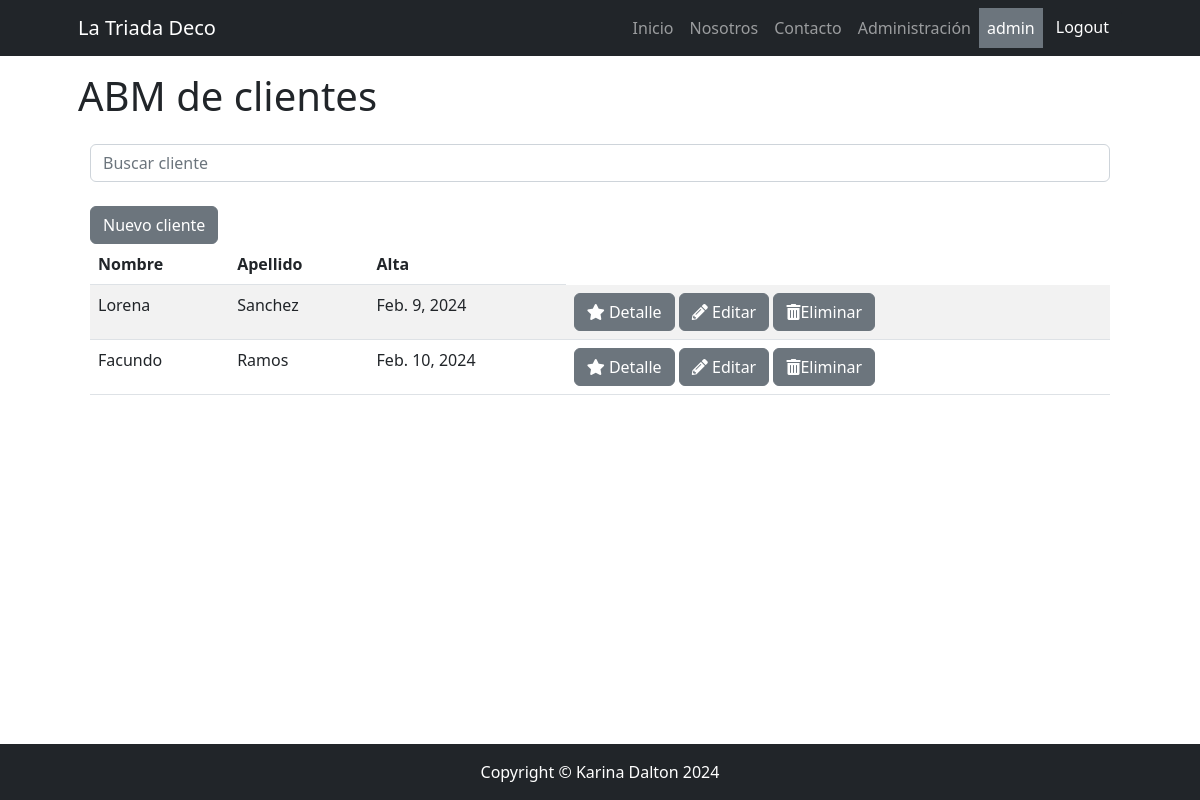
Page /cliente/cliente/list/ (signed in) on the committed database.
### apps/cliente/models.py (models this page shows, shortened)
class Client(models.Model):
    nombre = models.CharField(max_length=100)
    apellido = models.CharField(max_length=100)
    fecha_nacimiento = models.DateField()
    email = models.EmailField()
    fecha_alta = models.DateField()
    class Meta:
        verbose_name = "cliente"
        verbose_name_plural = "clientes"

### apps/cliente/views.py (the view)
# urls.py: path("cliente/list/", ClientList.as_view(), name="cliente_list"),
class ClientList(ListView):
    model = Client
    template_name = 'cliente/cliente_list.html'
    def get_queryset(self):
        if self.request.GET.get("consulta"):
            consulta = self.request.GET.get("consulta")
            object_list = Client.objects.filter(nombre__icontains=consulta)
        else:
            object_list = Client.objects.all()
        return object_list

### apps/cliente/templates/cliente/cliente_list.html
{% extends 'core/base.html' %}
{% block content_title %}
ABM de clientes
{% endblock content_title %}
{% block content %}
<div class="container">
    <div class="mb-4">
        <form method="get">
            <input type="text" class="form-control" name="consulta" placeholder="Buscar cliente">
        </form>
    </div>
    <table class="table table-striped">
        <thead>
            <tr>
                <th>Nombre</th>
                <th>Apellido</th>
                <th>Alta</th>
            </tr>
        </thead>
        <tbody>
            <a href="{% url 'cliente:cliente_form' %}" class="btn btn-secondary">Nuevo cliente</a>
            {% for comprador in object_list %}
            <tr>
                <td>{{ comprador.nombre }}</td>
                <td>{{ comprador.apellido }}</td>
                <td>{{ comprador.fecha_alta }}</td>
                <td>
                    <a href="{% url 'cliente:cliente_detail' comprador.id %}" class="btn btn-secondary">
                        <i class="fas fa-star"></i> Detalle</a>
                    <a href=" {% url 'cliente:cliente_update' comprador.id %}" class="btn btn-secondary"><i
                            class="fas fa-pencil-alt"></i> Editar</a>
                    <a href="{% url 'cliente:cliente_confirm_delete' comprador.id %}" class="btn btn-secondary "><i
                            class="fas fa-trash-alt"></i>Eliminar</a>
                </td>
            </tr>
            {% empty %}
            <tr>
                <td class="text-center">La búsqueda no ha arrojado valor.</td>
            </tr>
            {% endfor %}
        </tbody>
    </table>
</div>
{% endblock content %}

### apps/core/templates/core/navbar.html (shortened to what this page needs)
<nav class="navbar navbar-expand-lg navbar-dark bg-dark">
    <div class="container px-5">
        <a href="{% url 'core:index' %}" class="navbar-brand" type="button">La Triada Deco</a>
        <div class="collapse navbar-collapse" id="navbarSupportedContent">
            <ul class="navbar-nav ms-auto mb-2 mb-lg-0">
                <li class="nav-item"><a class="nav-link {% if '/catalogo/' in request.path %} active {% endif %}"
                        href="{% url 'catalogo:index' %}">Inicio</a></li>
                <li class="nav-item"><a class="nav-link {% if '/about/' in request.path %} active {% endif %}"
                        href="{% url 'core:about' %}">Nosotros</a></li>
                <li class="nav-item"><a class="nav-link {% if '/contact/form/' in request.path %} active {% endif %}"
                        href="{% url 'core:contact_form' %}">Contacto</a></li>
                {% if user.is_authenticated %}
                <li class="nav-item"><a class="nav-link {% if '/admin/' in request.path %} active {% endif %}"
                        href="{% url 'admin:index' %}">Administración</a></li>
                <li class="nav-item nav-link text-bg-secondary">{{ user.username }}</li>
                <li class="nav-item">
                    <form action="{% url 'core:logout' %}" method="post">
                        <button type="submit" class="btn btn-dark">Logout</button>
                    </form>
                </li>
                {% else %}
                <li class="nav-item"><a class="nav-link {% if '/register/' in request.path %} active {% endif %}"
                        href="{% url 'core:register' %}">Registrarse</a></li>
                <li class="nav-item"><a class="nav-link {% if '/login/' in request.path %} active {% endif %}"
                        href="{% url 'core:login' %}">Login</a></li>
                {% endif %}
            </ul>
        </div>
    </div>
</nav>

### rows in the picture
Client: nombre "Lorena", apellido "Sanchez", fecha_alta "Feb. 9, 2024"
Client: nombre "Facundo", apellido "Ramos", fecha_alta "Feb. 10, 2024"

### other values in the picture
{{ user.username }} "admin"
